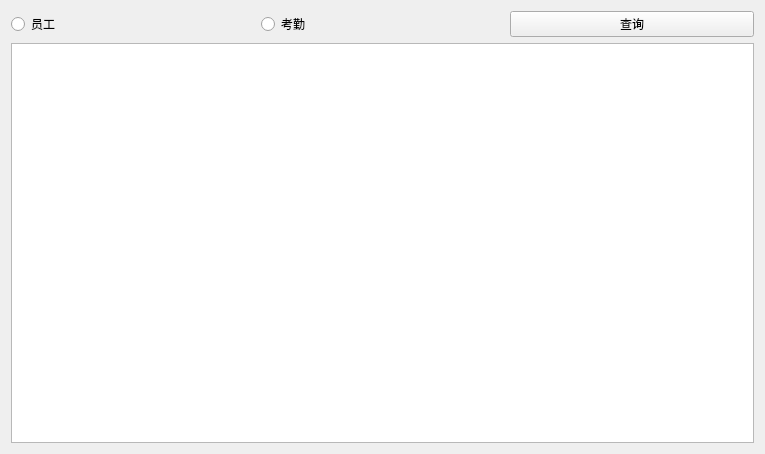
<?xml version="1.0" encoding="UTF-8"?>
<ui version="4.0">
 <class>selectwin</class>
 <widget class="QWidget" name="selectwin">
  <property name="geometry">
   <rect>
    <x>0</x>
    <y>0</y>
    <width>765</width>
    <height>454</height>
   </rect>
  </property>
  <property name="windowTitle">
   <string>Form</string>
  </property>
  <layout class="QVBoxLayout" name="verticalLayout">
   <item>
    <layout class="QHBoxLayout" name="horizontalLayout">
     <item>
      <widget class="QRadioButton" name="empRb">
       <property name="text">
        <string>员工</string>
       </property>
      </widget>
     </item>
     <item>
      <widget class="QRadioButton" name="attRb">
       <property name="text">
        <string>考勤</string>
       </property>
      </widget>
     </item>
     <item>
      <widget class="QPushButton" name="selectBt">
       <property name="text">
        <string>查询</string>
       </property>
      </widget>
     </item>
    </layout>
   </item>
   <item>
    <widget class="QTableView" name="tableView"/>
   </item>
  </layout>
 </widget>
 <resources/>
 <connections/>
</ui>
